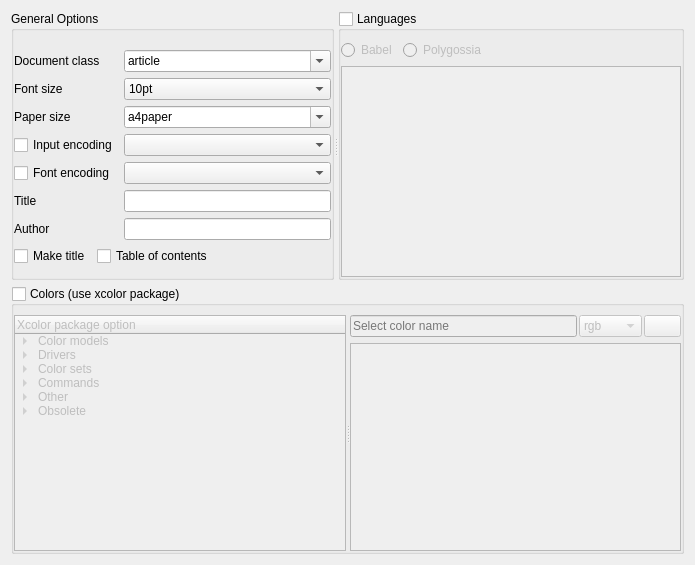
             <widget class="QWidget" name="scrollAreaWidgetContents_2">
              <property name="geometry">
               <rect>
                <x>0</x>
                <y>-159</y>
                <width>695</width>
                <height>565</height>
               </rect>
              </property>
              <layout class="QGridLayout" name="gridLayout_18">
               <item row="0" column="0">
                <widget class="QSplitter" name="splitter_5">
                 <property name="orientation">
                  <enum>Qt::Horizontal</enum>
                 </property>
                 <widget class="QGroupBox" name="groupBox_2">
                  <property name="title">
                   <string>General Options</string>
                  </property>
                  <layout class="QGridLayout" name="gridLayout_22">
                   <property name="leftMargin">
                    <number>0</number>
                   </property>
                   <property name="topMargin">
                    <number>9</number>
                   </property>
                   <property name="rightMargin">
                    <number>0</number>
                   </property>
                   <property name="bottomMargin">
                    <number>0</number>
                   </property>
                   <item row="0" column="0">
                    <layout class="QGridLayout" name="gridLayout_21">
                     <item row="3" column="0">
                      <widget class="QCheckBox" name="InputCheck">
                       <property name="sizePolicy">
                        <sizepolicy hsizetype="Fixed" vsizetype="Fixed">
                         <horstretch>0</horstretch>
                         <verstretch>0</verstretch>
                        </sizepolicy>
                       </property>
                       <property name="text">
                        <string>Input encoding</string>
                       </property>
                      </widget>
                     </item>
                     <item row="0" column="1">
                      <widget class="QComboBox" name="ClassCombo">
                       <property name="editable">
                        <bool>true</bool>
                       </property>
                       <item>
                        <property name="text">
                         <string>article</string>
                        </property>
                       </item>
                       <item>
                        <property name="text">
                         <string>book</string>
                        </property>
                       </item>
                       <item>
                        <property name="text">
                         <string>Tufte-book</string>
                        </property>
                       </item>
                       <item>
                        <property name="text">
                         <string>report</string>
                        </property>
                       </item>
                       <item>
                        <property name="text">
                         <string>beamer</string>
                        </property>
                       </item>
                       <item>
                        <property name="text">
                         <string>letter</string>
                        </property>
                       </item>
                      </widget>
                     </item>
                     <item row="1" column="0">
                      <widget class="QLabel" name="label_6">
                       <property name="sizePolicy">
                        <sizepolicy hsizetype="Fixed" vsizetype="Preferred">
                         <horstretch>0</horstretch>
                         <verstretch>0</verstretch>
                        </sizepolicy>
                       </property>
                       <property name="text">
                        <string>Font size</string>
                       </property>
                      </widget>
                     </item>
                     <item row="3" column="1">
                      <widget class="QComboBox" name="InputCombo"/>
                     </item>
                     <item row="2" column="1">
                      <widget class="QComboBox" name="PaperSizeCombo">
                       <property name="editable">
                        <bool>true</bool>
                       </property>
                       <item>
                        <property name="text">
                         <string>a4paper</string>
                        </property>
                       </item>
                       <item>
                        <property name="text">
                         <string>a5parer</string>
                        </property>
                       </item>
                       <item>
                        <property name="text">
                         <string>b5paper</string>
                        </property>
                       </item>
                       <item>
                        <property name="text">
                         <string>letterpaper</string>
                        </property>
                       </item>
                       <item>
                        <property name="text">
                         <string>executivepaper</string>
                        </property>
                       </item>
                       <item>
                        <property name="text">
                         <string>legalpaper</string>
                        </property>
                       </item>
                      </widget>
                     </item>
                     <item row="1" column="1">
                      <widget class="QComboBox" name="FontSizeCombo">
                       <item>
                        <property name="text">
                         <string>10pt</string>
                        </property>
                       </item>
                       <item>
                        <property name="text">
                         <string>11pt</string>
                        </property>
                       </item>
                       <item>
                        <property name="text">
                         <string>12pt</string>
                        </property>
                       </item>
                      </widget>
                     </item>
                     <item row="4" column="0">
                      <widget class="QCheckBox" name="FontCheck">
                       <property name="sizePolicy">
                        <sizepolicy hsizetype="Fixed" vsizetype="Fixed">
                         <horstretch>0</horstretch>
                         <verstretch>0</verstretch>
                        </sizepolicy>
                       </property>
                       <property name="text">
                        <string>Font encoding</string>
                       </property>
                      </widget>
                     </item>
                     <item row="5" column="1">
                      <widget class="QLineEdit" name="lineEdit"/>
                     </item>
                     <item row="5" column="0">
                      <widget class="QLabel" name="label_3">
                       <property name="text">
                        <string>Title</string>
                       </property>
                      </widget>
                     </item>
                     <item row="0" column="0">
                      <widget class="QLabel" name="label_5">
                       <property name="sizePolicy">
                        <sizepolicy hsizetype="Fixed" vsizetype="Preferred">
                         <horstretch>0</horstretch>
                         <verstretch>0</verstretch>
                        </sizepolicy>
                       </property>
                       <property name="text">
                        <string>Document class</string>
                       </property>
                      </widget>
                     </item>
                     <item row="4" column="1">
                      <widget class="QComboBox" name="FontEncCombo"/>
                     </item>
                     <item row="2" column="0">
                      <widget class="QLabel" name="label_7">
                       <property name="sizePolicy">
                        <sizepolicy hsizetype="Fixed" vsizetype="Preferred">
                         <horstretch>0</horstretch>
                         <verstretch>0</verstretch>
                        </sizepolicy>
                       </property>
                       <property name="text">
                        <string>Paper size</string>
                       </property>
                      </widget>
                     </item>
                     <item row="6" column="0">
                      <widget class="QLabel" name="label_11">
                       <property name="text">
                        <string>Author</string>
                       </property>
                      </widget>
                     </item>
                     <item row="6" column="1">
                      <widget class="QLineEdit" name="lineEdit_2"/>
                     </item>
                     <item row="7" column="0" colspan="2">
                      <layout class="QHBoxLayout" name="horizontalLayout">
                       <item>
                        <widget class="QCheckBox" name="TableOfContents_2">
                         <property name="sizePolicy">
                          <sizepolicy hsizetype="Fixed" vsizetype="Fixed">
                           <horstretch>0</horstretch>
                           <verstretch>0</verstretch>
                          </sizepolicy>
                         </property>
                         <property name="text">
                          <string>Make title</string>
                         </property>
                        </widget>
                       </item>
                       <item>
                        <widget class="QCheckBox" name="TableOfContents">
                         <property name="sizePolicy">
                          <sizepolicy hsizetype="Fixed" vsizetype="Fixed">
                           <horstretch>0</horstretch>
                           <verstretch>0</verstretch>
                          </sizepolicy>
                         </property>
                         <property name="text">
                          <string>Table of contents</string>
                         </property>
                        </widget>
                       </item>
                       <item>
                        <spacer name="horizontalSpacer_8">
                         <property name="orientation">
                          <enum>Qt::Horizontal</enum>
                         </property>
                         <property name="sizeHint" stdset="0">
                          <size>
                           <width>40</width>
                           <height>20</height>
                          </size>
                         </property>
                        </spacer>
                       </item>
                      </layout>
                     </item>
                    </layout>
                   </item>
                  </layout>
                 </widget>
                 <widget class="QGroupBox" name="LanguageGroup">
                  <property name="title">
                   <string>Languages</string>
                  </property>
                  <property name="checkable">
                   <bool>true</bool>
                  </property>
                  <property name="checked">
                   <bool>false</bool>
                  </property>
                  <layout class="QGridLayout" name="gridLayout_19">
                   <property name="leftMargin">
                    <number>0</number>
                   </property>
                   <property name="rightMargin">
                    <number>0</number>
                   </property>
                   <property name="bottomMargin">
                    <number>0</number>
                   </property>
                   <item row="2" column="0">
                    <widget class="QListWidget" name="BabelList">
                     <property name="sizePolicy">
                      <sizepolicy hsizetype="MinimumExpanding" vsizetype="MinimumExpanding">
                       <horstretch>0</horstretch>
                       <verstretch>0</verstretch>
                      </sizepolicy>
                     </property>
                     <property name="isWrapping" stdset="0">
                      <bool>true</bool>
                     </property>
                    </widget>
                   </item>
                   <item row="1" column="0">
                    <layout class="QHBoxLayout" name="horizontalLayout_7">
                     <item>
                      <widget class="QRadioButton" name="BabelRadioButton">
                       <property name="sizePolicy">
                        <sizepolicy hsizetype="Fixed" vsizetype="Fixed">
                         <horstretch>0</horstretch>
                         <verstretch>0</verstretch>
                        </sizepolicy>
                       </property>
                       <property name="text">
                        <string>Babel</string>
                       </property>
                      </widget>
                     </item>
                     <item>
                      <widget class="QRadioButton" name="PolyglossiaRadioButton">
                       <property name="sizePolicy">
                        <sizepolicy hsizetype="Fixed" vsizetype="Fixed">
                         <horstretch>0</horstretch>
                         <verstretch>0</verstretch>
                        </sizepolicy>
                       </property>
                       <property name="text">
                        <string>Polygossia</string>
                       </property>
                      </widget>
                     </item>
                     <item>
                      <spacer name="horizontalSpacer_7">
                       <property name="orientation">
                        <enum>Qt::Horizontal</enum>
                       </property>
                       <property name="sizeHint" stdset="0">
                        <size>
                         <width>40</width>
                         <height>20</height>
                        </size>
                       </property>
                      </spacer>
                     </item>
                    </layout>
                   </item>
                  </layout>
                 </widget>
                </widget>
               </item>
               <item row="1" column="0">
                <widget class="QGroupBox" name="ColorGroupBox">
                 <property name="title">
                  <string>Colors (use xcolor package)</string>
                 </property>
                 <property name="checkable">
                  <bool>true</bool>
                 </property>
                 <property name="checked">
                  <bool>false</bool>
                 </property>
                 <layout class="QGridLayout" name="gridLayout_17">
                  <property name="leftMargin">
                   <number>0</number>
                  </property>
                  <property name="topMargin">
                   <number>9</number>
                  </property>
                  <property name="rightMargin">
                   <number>0</number>
                  </property>
                  <property name="bottomMargin">
                   <number>0</number>
                  </property>
                  <item row="0" column="0">
                   <widget class="QSplitter" name="splitter_4">
                    <property name="orientation">
                     <enum>Qt::Horizontal</enum>
                    </property>
                    <widget class="QTreeWidget" name="XcolorOptionsTree">
                     <property name="sizePolicy">
                      <sizepolicy hsizetype="Expanding" vsizetype="MinimumExpanding">
                       <horstretch>0</horstretch>
                       <verstretch>0</verstretch>
                      </sizepolicy>
                     </property>
                     <column>
                      <property name="text">
                       <string>Xcolor package option</string>
                      </property>
                     </column>
                     <item>
                      <property name="text">
                       <string>Color models</string>
                      </property>
                      <item>
                       <property name="text">
                        <string>rgb</string>
                       </property>
                      </item>
                      <item>
                       <property name="text">
                        <string>RGB</string>
                       </property>
                      </item>
                      <item>
                       <property name="text">
                        <string>cmy</string>
                       </property>
                      </item>
                      <item>
                       <property name="text">
                        <string>cmyk</string>
                       </property>
                      </item>
                      <item>
                       <property name="text">
                        <string>HTML</string>
                       </property>
                      </item>
                      <item>
                       <property name="text">
                        <string>hsb</string>
                       </property>
                      </item>
                      <item>
                       <property name="text">
                        <string>HSB</string>
                       </property>
                      </item>
                      <item>
                       <property name="text">
                        <string>gray</string>
                       </property>
                      </item>
                      <item>
                       <property name="text">
                        <string>Gray</string>
                       </property>
                      </item>
                     </item>
                     <item>
                      <property name="text">
                       <string>Drivers</string>
                      </property>
                      <item>
                       <property name="text">
                        <string>dvips</string>
                       </property>
                      </item>
                      <item>
                       <property name="text">
                        <string>xdvi</string>
                       </property>
                      </item>
                      <item>
                       <property name="text">
                        <string>dvipdf</string>
                       </property>
                      </item>
                      <item>
                       <property name="text">
                        <string>dvipdfm</string>
                       </property>
                      </item>
                      <item>
                       <property name="text">
                        <string>dvipdfmx</string>
                       </property>
                      </item>
                      <item>
                       <property name="text">
                        <string>luatex</string>
                       </property>
                      </item>
                      <item>
                       <property name="text">
                        <string>pdftex</string>
                       </property>
                      </item>
                      <item>
                       <property name="text">
                        <string>dvipsone</string>
                       </property>
                      </item>
                      <item>
                       <property name="text">
                        <string>dviwindo</string>
                       </property>
                      </item>
                      <item>
                       <property name="text">
                        <string>emtex</string>
                       </property>
                      </item>
                      <item>
                       <property name="text">
                        <string>dviwin</string>
                       </property>
                      </item>
                      <item>
                       <property name="text">
                        <string>oztex</string>
                       </property>
                      </item>
                      <item>
                       <property name="text">
                        <string>textures</string>
                       </property>
                      </item>
                      <item>
                       <property name="text">
                        <string>pctexps</string>
                       </property>
                      </item>
                      <item>
                       <property name="text">
                        <string>pctexwin</string>
                       </property>
                      </item>
                      <item>
                       <property name="text">
                        <string>pctexhp</string>
                       </property>
                      </item>
                      <item>
                       <property name="text">
                        <string>pctex32</string>
                       </property>
                      </item>
                      <item>
                       <property name="text">
                        <string>truetex</string>
                       </property>
                      </item>
                      <item>
                       <property name="text">
                        <string>tcidvi</string>
                       </property>
                      </item>
                      <item>
                       <property name="text">
                        <string>vtex</string>
                       </property>
                      </item>
                      <item>
                       <property name="text">
                        <string>xetex</string>
                       </property>
                      </item>
                      <item>
                       <property name="text">
                        <string>dvisvgm</string>
                       </property>
                      </item>
                     </item>
                     <item>
                      <property name="text">
                       <string>Color sets</string>
                      </property>
                      <item>
                       <property name="text">
                        <string>dvipsnames</string>
                       </property>
                      </item>
                      <item>
                       <property name="text">
                        <string>dvipsnames*</string>
                       </property>
                      </item>
                      <item>
                       <property name="text">
                        <string>svgnames</string>
                       </property>
                      </item>
                      <item>
                       <property name="text">
                        <string>svgnames*</string>
                       </property>
                      </item>
                      <item>
                       <property name="text">
                        <string>x11names</string>
                       </property>
                      </item>
                      <item>
                       <property name="text">
                        <string>x11names*</string>
                       </property>
                      </item>
                     </item>
                     <item>
                      <property name="text">
                       <string>Commands</string>
                      </property>
                      <item>
                       <property name="text">
                        <string>prologue</string>
                       </property>
                      </item>
                      <item>
                       <property name="text">
                        <string>kernelfbox</string>
                       </property>
                      </item>
                      <item>
                       <property name="text">
                        <string>xcdraw</string>
                       </property>
                      </item>
                      <item>
                       <property name="text">
                        <string>noxcdraw</string>
                       </property>
                      </item>
                      <item>
                       <property name="text">
                        <string>fixinclude</string>
                       </property>
                      </item>
                      <item>
                       <property name="text">
                        <string>showerrors</string>
                       </property>
                      </item>
                      <item>
                       <property name="text">
                        <string>hideerrors</string>
                       </property>
                      </item>
                     </item>
                     <item>
                      <property name="text">
                       <string>Other</string>
                      </property>
                      <item>
                       <property name="text">
                        <string>table</string>
                       </property>
                      </item>
                     </item>
                     <item>
                      <property name="text">
                       <string>Obsolete</string>
                      </property>
                      <item>
                       <property name="text">
                        <string>pst</string>
                       </property>
                      </item>
                      <item>
                       <property name="text">
                        <string>override</string>
                       </property>
                      </item>
                      <item>
                       <property name="text">
                        <string>usenames</string>
                       </property>
                      </item>
                      <item>
                       <property name="text">
                        <string>nodvipsnames</string>
                       </property>
                      </item>
                      <item>
                       <property name="text">
                        <string>hyperref</string>
                       </property>
                      </item>
                     </item>
                    </widget>
                    <widget class="QWidget" name="layoutWidget">
                     <layout class="QVBoxLayout" name="verticalLayout_3">
                      <item>
                       <layout class="QHBoxLayout" name="horizontalLayout_3">
                        <property name="spacing">
                         <number>2</number>
                        </property>
                        <item>
                         <widget class="QLineEdit" name="ColorNameLine">
                          <property name="placeholderText">
                           <string>Select color name</string>
                          </property>
                          <property name="clearButtonEnabled">
                           <bool>true</bool>
                          </property>
                         </widget>
                        </item>
                        <item>
                         <widget class="QComboBox" name="ColorTypeComboBox">
                          <property name="sizePolicy">
                           <sizepolicy hsizetype="Fixed" vsizetype="Fixed">
                            <horstretch>0</horstretch>
                            <verstretch>0</verstretch>
                           </sizepolicy>
                          </property>
                          <property name="sizeAdjustPolicy">
                           <enum>QComboBox::AdjustToContents</enum>
                          </property>
                          <item>
                           <property name="text">
                            <string>rgb</string>
                           </property>
                          </item>
                          <item>
                           <property name="text">
                            <string>RGB</string>
                           </property>
                          </item>
                          <item>
                           <property name="text">
                            <string>cmyk</string>
                           </property>
                          </item>
                          <item>
                           <property name="text">
                            <string>cmy</string>
                           </property>
                          </item>
                          <item>
                           <property name="text">
                            <string>HTML</string>
                           </property>
                          </item>
                          <item>
                           <property name="text">
                            <string>hsb</string>
                           </property>
                          </item>
                          <item>
                           <property name="text">
                            <string>Hsb</string>
                           </property>
                          </item>
                          <item>
                           <property name="text">
                            <string>HSB</string>
                           </property>
                          </item>
                          <item>
                           <property name="text">
                            <string>gray</string>
                           </property>
                          </item>
                          <item>
                           <property name="text">
                            <string>Gray</string>
                           </property>
                          </item>
                         </widget>
                        </item>
                        <item>
                         <widget class="QPushButton" name="ChooseColor">
                          <property name="enabled">
                           <bool>false</bool>
                          </property>
                          <property name="sizePolicy">
                           <sizepolicy hsizetype="Fixed" vsizetype="Fixed">
                            <horstretch>0</horstretch>
                            <verstretch>0</verstretch>
                           </sizepolicy>
                          </property>
                          <property name="maximumSize">
                           <size>
                            <width>37</width>
                            <height>16777215</height>
                           </size>
                          </property>
                          <property name="text">
                           <string/>
                          </property>
                          <property name="icon">
                           <iconset theme="Brush"/>
                          </property>
                         </widget>
                        </item>
                       </layout>
                      </item>
                      <item>
                       <widget class="QListWidget" name="ColorList">
                        <property name="sizePolicy">
                         <sizepolicy hsizetype="Expanding" vsizetype="MinimumExpanding">
                          <horstretch>0</horstretch>
                          <verstretch>0</verstretch>
                         </sizepolicy>
                        </property>
                       </widget>
                      </item>
                     </layout>
                    </widget>
                   </widget>
                  </item>
                 </layout>
                </widget>
               </item>
              </layout>
             </widget>
